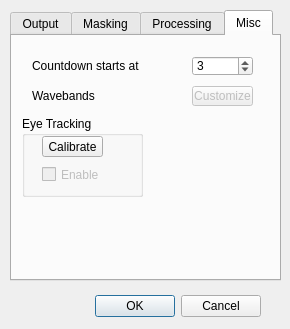
<?xml version="1.0" encoding="UTF-8"?>
<ui version="4.0">
 <class>Settings</class>
 <widget class="QDialog" name="Settings">
  <property name="geometry">
   <rect>
    <x>0</x>
    <y>0</y>
    <width>290</width>
    <height>329</height>
   </rect>
  </property>
  <property name="windowTitle">
   <string>Settings</string>
  </property>
  <widget class="QDialogButtonBox" name="buttonBox">
   <property name="geometry">
    <rect>
     <x>-80</x>
     <y>290</y>
     <width>341</width>
     <height>32</height>
    </rect>
   </property>
   <property name="orientation">
    <enum>Qt::Horizontal</enum>
   </property>
   <property name="standardButtons">
    <set>QDialogButtonBox::Cancel|QDialogButtonBox::Ok</set>
   </property>
  </widget>
  <widget class="QTabWidget" name="tabWidget">
   <property name="geometry">
    <rect>
     <x>10</x>
     <y>10</y>
     <width>271</width>
     <height>271</height>
    </rect>
   </property>
   <property name="currentIndex">
    <number>3</number>
   </property>
   <widget class="QWidget" name="tab">
    <attribute name="title">
     <string>Output</string>
    </attribute>
    <widget class="QCheckBox" name="generateARFFCheckBox">
     <property name="geometry">
      <rect>
       <x>20</x>
       <y>70</y>
       <width>101</width>
       <height>20</height>
      </rect>
     </property>
     <property name="text">
      <string>Generate ARFF</string>
     </property>
     <property name="checked">
      <bool>true</bool>
     </property>
    </widget>
    <widget class="QComboBox" name="comboBox">
     <property name="geometry">
      <rect>
       <x>160</x>
       <y>40</y>
       <width>91</width>
       <height>20</height>
      </rect>
     </property>
     <item>
      <property name="text">
       <string>Semicolon</string>
      </property>
     </item>
     <item>
      <property name="text">
       <string>Comma</string>
      </property>
     </item>
     <item>
      <property name="text">
       <string>Tab</string>
      </property>
     </item>
    </widget>
    <widget class="QCheckBox" name="generateCSVCheckBox">
     <property name="geometry">
      <rect>
       <x>20</x>
       <y>20</y>
       <width>91</width>
       <height>20</height>
      </rect>
     </property>
     <property name="text">
      <string>Generate CSV</string>
     </property>
     <property name="checked">
      <bool>true</bool>
     </property>
    </widget>
    <widget class="QLabel" name="label">
     <property name="geometry">
      <rect>
       <x>40</x>
       <y>40</y>
       <width>101</width>
       <height>20</height>
      </rect>
     </property>
     <property name="text">
      <string>CSV separator</string>
     </property>
    </widget>
    <widget class="QLineEdit" name="lineEdit_2">
     <property name="geometry">
      <rect>
       <x>140</x>
       <y>120</y>
       <width>113</width>
       <height>20</height>
      </rect>
     </property>
     <property name="toolTip">
      <string>e.g. 'MemoryTest' or 'Team B'</string>
     </property>
    </widget>
    <widget class="QCheckBox" name="checkBox_3">
     <property name="enabled">
      <bool>false</bool>
     </property>
     <property name="geometry">
      <rect>
       <x>20</x>
       <y>90</y>
       <width>141</width>
       <height>20</height>
      </rect>
     </property>
     <property name="toolTip">
      <string>To be included some day...</string>
     </property>
     <property name="text">
      <string>Generate spectrograms</string>
     </property>
    </widget>
    <widget class="QLabel" name="label_3">
     <property name="geometry">
      <rect>
       <x>20</x>
       <y>120</y>
       <width>81</width>
       <height>16</height>
      </rect>
     </property>
     <property name="text">
      <string>Filename prefix</string>
     </property>
    </widget>
    <widget class="QLabel" name="label_2">
     <property name="geometry">
      <rect>
       <x>20</x>
       <y>150</y>
       <width>71</width>
       <height>16</height>
      </rect>
     </property>
     <property name="text">
      <string>Output folder</string>
     </property>
    </widget>
    <widget class="QLineEdit" name="lineEdit">
     <property name="geometry">
      <rect>
       <x>20</x>
       <y>170</y>
       <width>191</width>
       <height>20</height>
      </rect>
     </property>
    </widget>
    <widget class="QPushButton" name="pushButton">
     <property name="geometry">
      <rect>
       <x>220</x>
       <y>170</y>
       <width>31</width>
       <height>20</height>
      </rect>
     </property>
     <property name="text">
      <string>...</string>
     </property>
    </widget>
   </widget>
   <widget class="QWidget" name="tab_2">
    <attribute name="title">
     <string>Masking</string>
    </attribute>
    <widget class="QPushButton" name="pushButton_2">
     <property name="geometry">
      <rect>
       <x>220</x>
       <y>100</y>
       <width>31</width>
       <height>20</height>
      </rect>
     </property>
     <property name="text">
      <string>...</string>
     </property>
    </widget>
    <widget class="QLabel" name="label_4">
     <property name="geometry">
      <rect>
       <x>20</x>
       <y>50</y>
       <width>101</width>
       <height>20</height>
      </rect>
     </property>
     <property name="text">
      <string>Mask length</string>
     </property>
    </widget>
    <widget class="QLabel" name="label_5">
     <property name="geometry">
      <rect>
       <x>20</x>
       <y>20</y>
       <width>131</width>
       <height>20</height>
      </rect>
     </property>
     <property name="text">
      <string>Masking stimuli for images</string>
     </property>
    </widget>
    <widget class="QLineEdit" name="lineEdit_3">
     <property name="geometry">
      <rect>
       <x>20</x>
       <y>100</y>
       <width>191</width>
       <height>20</height>
      </rect>
     </property>
    </widget>
    <widget class="QComboBox" name="comboBox_2">
     <property name="geometry">
      <rect>
       <x>150</x>
       <y>50</y>
       <width>101</width>
       <height>20</height>
      </rect>
     </property>
     <item>
      <property name="text">
       <string>Until &lt;space&gt;</string>
      </property>
     </item>
     <item>
      <property name="text">
       <string>0.5 seconds</string>
      </property>
     </item>
     <item>
      <property name="text">
       <string>1 second</string>
      </property>
     </item>
     <item>
      <property name="text">
       <string>2 seconds</string>
      </property>
     </item>
     <item>
      <property name="text">
       <string>3 seconds</string>
      </property>
     </item>
     <item>
      <property name="text">
       <string>5 seconds</string>
      </property>
     </item>
    </widget>
    <widget class="QCheckBox" name="checkBox_4">
     <property name="geometry">
      <rect>
       <x>20</x>
       <y>130</y>
       <width>171</width>
       <height>20</height>
      </rect>
     </property>
     <property name="text">
      <string>Save keypresses during masks</string>
     </property>
    </widget>
    <widget class="QComboBox" name="comboBox_3">
     <property name="geometry">
      <rect>
       <x>150</x>
       <y>20</y>
       <width>101</width>
       <height>20</height>
      </rect>
     </property>
     <item>
      <property name="text">
       <string>None</string>
      </property>
     </item>
     <item>
      <property name="text">
       <string>Forward</string>
      </property>
     </item>
     <item>
      <property name="text">
       <string>Backward</string>
      </property>
     </item>
    </widget>
    <widget class="QLabel" name="label_6">
     <property name="geometry">
      <rect>
       <x>20</x>
       <y>80</y>
       <width>91</width>
       <height>20</height>
      </rect>
     </property>
     <property name="text">
      <string>Mask image folder</string>
     </property>
    </widget>
    <widget class="QCheckBox" name="checkBox_5">
     <property name="geometry">
      <rect>
       <x>20</x>
       <y>160</y>
       <width>171</width>
       <height>20</height>
      </rect>
     </property>
     <property name="text">
      <string>Randomize mask order</string>
     </property>
    </widget>
   </widget>
   <widget class="QWidget" name="tab_3">
    <attribute name="title">
     <string>Processing</string>
    </attribute>
    <widget class="QLabel" name="label_7">
     <property name="enabled">
      <bool>false</bool>
     </property>
     <property name="geometry">
      <rect>
       <x>20</x>
       <y>50</y>
       <width>111</width>
       <height>20</height>
      </rect>
     </property>
     <property name="text">
      <string>Noise/artifact removal</string>
     </property>
    </widget>
    <widget class="QComboBox" name="comboBox_4">
     <property name="enabled">
      <bool>false</bool>
     </property>
     <property name="geometry">
      <rect>
       <x>150</x>
       <y>20</y>
       <width>101</width>
       <height>20</height>
      </rect>
     </property>
     <property name="toolTip">
      <string>Other options to be implemented</string>
     </property>
     <item>
      <property name="text">
       <string>Fourier</string>
      </property>
     </item>
     <item>
      <property name="text">
       <string>Haar wavelets</string>
      </property>
     </item>
     <item>
      <property name="text">
       <string>Morlet wavelets</string>
      </property>
     </item>
    </widget>
    <widget class="QLabel" name="label_8">
     <property name="enabled">
      <bool>false</bool>
     </property>
     <property name="geometry">
      <rect>
       <x>20</x>
       <y>20</y>
       <width>101</width>
       <height>20</height>
      </rect>
     </property>
     <property name="text">
      <string>Wave decomposition</string>
     </property>
    </widget>
    <widget class="QComboBox" name="comboBox_5">
     <property name="enabled">
      <bool>false</bool>
     </property>
     <property name="geometry">
      <rect>
       <x>150</x>
       <y>50</y>
       <width>101</width>
       <height>20</height>
      </rect>
     </property>
     <property name="toolTip">
      <string>Other options to be implemented</string>
     </property>
     <item>
      <property name="text">
       <string>EPOC's only</string>
      </property>
     </item>
     <item>
      <property name="text">
       <string>Medium</string>
      </property>
     </item>
     <item>
      <property name="text">
       <string>Maximum</string>
      </property>
     </item>
    </widget>
   </widget>
   <widget class="QWidget" name="tab_4">
    <attribute name="title">
     <string>Misc</string>
    </attribute>
    <widget class="QLabel" name="label_9">
     <property name="geometry">
      <rect>
       <x>20</x>
       <y>50</y>
       <width>111</width>
       <height>20</height>
      </rect>
     </property>
     <property name="text">
      <string>Wavebands</string>
     </property>
    </widget>
    <widget class="QToolButton" name="customizeBandsButton">
     <property name="enabled">
      <bool>false</bool>
     </property>
     <property name="geometry">
      <rect>
       <x>180</x>
       <y>50</y>
       <width>61</width>
       <height>20</height>
      </rect>
     </property>
     <property name="toolTip">
      <string>To be implemented</string>
     </property>
     <property name="text">
      <string>Customize</string>
     </property>
    </widget>
    <widget class="QLabel" name="label_10">
     <property name="geometry">
      <rect>
       <x>20</x>
       <y>20</y>
       <width>161</width>
       <height>20</height>
      </rect>
     </property>
     <property name="text">
      <string>Countdown starts at</string>
     </property>
    </widget>
    <widget class="QSpinBox" name="spinBox">
     <property name="geometry">
      <rect>
       <x>180</x>
       <y>20</y>
       <width>61</width>
       <height>20</height>
      </rect>
     </property>
     <property name="singleStep">
      <number>1</number>
     </property>
     <property name="value">
      <number>3</number>
     </property>
    </widget>
    <widget class="QGroupBox" name="groupBox">
     <property name="geometry">
      <rect>
       <x>10</x>
       <y>80</y>
       <width>121</width>
       <height>81</height>
      </rect>
     </property>
     <property name="title">
      <string>Eye Tracking</string>
     </property>
     <widget class="QCheckBox" name="eyetrackCheckBox">
      <property name="enabled">
       <bool>false</bool>
      </property>
      <property name="geometry">
       <rect>
        <x>20</x>
        <y>50</y>
        <width>70</width>
        <height>17</height>
       </rect>
      </property>
      <property name="text">
       <string>Enable</string>
      </property>
     </widget>
     <widget class="QPushButton" name="calibrateButton">
      <property name="geometry">
       <rect>
        <x>20</x>
        <y>20</y>
        <width>61</width>
        <height>21</height>
       </rect>
      </property>
      <property name="text">
       <string>Calibrate</string>
      </property>
     </widget>
    </widget>
   </widget>
  </widget>
 </widget>
 <resources/>
 <connections>
  <connection>
   <sender>buttonBox</sender>
   <signal>accepted()</signal>
   <receiver>Settings</receiver>
   <slot>accept()</slot>
   <hints>
    <hint type="sourcelabel">
     <x>248</x>
     <y>254</y>
    </hint>
    <hint type="destinationlabel">
     <x>157</x>
     <y>274</y>
    </hint>
   </hints>
  </connection>
  <connection>
   <sender>buttonBox</sender>
   <signal>rejected()</signal>
   <receiver>Settings</receiver>
   <slot>reject()</slot>
   <hints>
    <hint type="sourcelabel">
     <x>316</x>
     <y>260</y>
    </hint>
    <hint type="destinationlabel">
     <x>286</x>
     <y>274</y>
    </hint>
   </hints>
  </connection>
  <connection>
   <sender>calibrateButton</sender>
   <signal>clicked()</signal>
   <receiver>Settings</receiver>
   <slot>calibrate()</slot>
   <hints>
    <hint type="sourcelabel">
     <x>67</x>
     <y>144</y>
    </hint>
    <hint type="destinationlabel">
     <x>440</x>
     <y>142</y>
    </hint>
   </hints>
  </connection>
  <connection>
   <sender>pushButton_2</sender>
   <signal>clicked()</signal>
   <receiver>Settings</receiver>
   <slot>setMaskFolder()</slot>
   <hints>
    <hint type="sourcelabel">
     <x>249</x>
     <y>142</y>
    </hint>
    <hint type="destinationlabel">
     <x>399</x>
     <y>171</y>
    </hint>
   </hints>
  </connection>
  <connection>
   <sender>pushButton</sender>
   <signal>clicked()</signal>
   <receiver>Settings</receiver>
   <slot>setOutputFolder()</slot>
   <hints>
    <hint type="sourcelabel">
     <x>260</x>
     <y>211</y>
    </hint>
    <hint type="destinationlabel">
     <x>372</x>
     <y>247</y>
    </hint>
   </hints>
  </connection>
 </connections>
 <slots>
  <slot>calibrate()</slot>
  <slot>setMaskFolder()</slot>
  <slot>setOutputFolder()</slot>
 </slots>
</ui>
